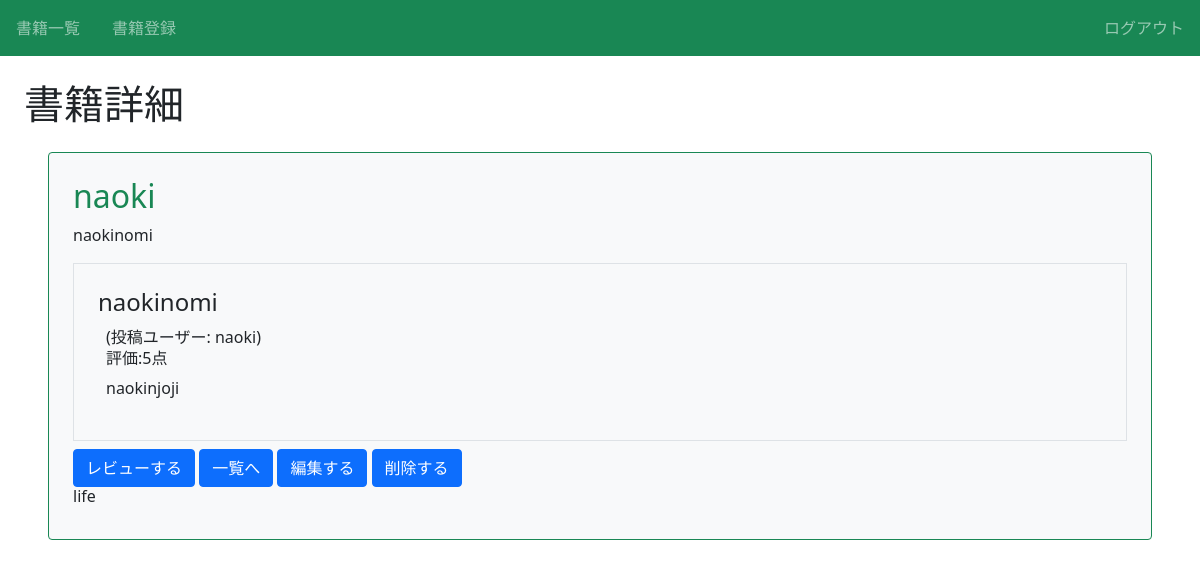
The page /book/26/detail/ (signed in) on the database its author committed.
### book/models.py (models this page shows, shortened)
class Book(models.Model):
    title = models.CharField(max_length=100)
    text = models.TextField()
    thumbnail = models.ImageField(null=True, blank=True, default=None)
    category = models.CharField(max_length=100, choices=CATEGORY)
    user = models.ForeignKey('auth.User', on_delete=models.CASCADE)

class Review(models.Model):
    book = models.ForeignKey(Book, on_delete=models.CASCADE)
    title = models.CharField(max_length=100)
    text = models.TextField()
    rate = models.IntegerField(choices=RATE_CHOICES)
    user = models.ForeignKey('auth.User', on_delete=models.CASCADE)

### book/views.py (the view)
# urls.py: path('book/<int:pk>/detail/', views.DetailBookView.as_view(), name='detail-book'),
class DetailBookView(LoginRequiredMixin, DetailView):
    template_name = 'book/book_detail.html'
    model = Book

### book/templates/book/book_detail.html (shortened to what this page needs)
{% extends 'base.html'%}
{% block h1 %} 書籍詳細 {% endblock %}
{% block content %}
  <div class="p-4 m-4 bg-light border border-success rounded">
    <h2 class="text-success">{{object.title}}</h2>
    <p>{{ object.text }}</p>
    <div class="border p-4 mb-2">
      {% for review in object.review_set.all %}
      <div>
        <h3 class="h4">{{ review.title }}</h3>
        <div class="px-2">
          <span>(投稿ユーザー: {{ review.user.username }})</span>
          <h6>評価:{{ review.rate }}点</h6>
          <p>{{ review.text }}</p>
        </div>
      </div>
      {% endfor %}
    </div>
    <a href="{% url 'review' object.pk %}" class="btn btn-primary">レビューする</a>
    <a href="{% url 'list-book' %}" class="btn btn-primary">一覧へ</a>
    <a href="{% url 'update-book' object.pk %}" class="btn btn-primary">編集する</a>
    <a href="{% url 'delete-book' object.pk %}" class="btn btn-primary">削除する</a>
    <h6 class="card-title"> {{object.category}} </h6>
  </div>
{% endblock %}

### book/static/book/css/style.css (style rules this page uses)
a { text-decoration: none; }

### rows shown on the page
Book: title "naoki", text "naokinomi", category "life"
Review: title "naokinomi", user.username "naoki", rate "5", text "naokinjoji"
